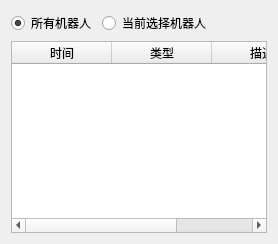
            <widget class="QWidget" name="tab_robot_log">
             <attribute name="title">
              <string>运行信息</string>
             </attribute>
             <layout class="QVBoxLayout" name="verticalLayout_18">
              <item>
               <layout class="QHBoxLayout" name="horizontalLayout_5">
                <item>
                 <widget class="QRadioButton" name="radioButton_robot_all">
                  <property name="text">
                   <string>所有机器人</string>
                  </property>
                  <property name="checked">
                   <bool>true</bool>
                  </property>
                 </widget>
                </item>
                <item>
                 <widget class="QRadioButton" name="radioButton_robot_selected">
                  <property name="text">
                   <string>当前选择机器人</string>
                  </property>
                 </widget>
                </item>
                <item>
                 <spacer name="horizontalSpacer_10">
                  <property name="orientation">
                   <enum>Qt::Horizontal</enum>
                  </property>
                  <property name="sizeHint" stdset="0">
                   <size>
                    <width>40</width>
                    <height>20</height>
                   </size>
                  </property>
                 </spacer>
                </item>
               </layout>
              </item>
              <item>
               <widget class="QTableWidget" name="tableWidget_log_info">
                <attribute name="horizontalHeaderCascadingSectionResizes">
                 <bool>true</bool>
                </attribute>
                <attribute name="verticalHeaderVisible">
                 <bool>false</bool>
                </attribute>
                <column>
                 <property name="text">
                  <string>时间</string>
                 </property>
                </column>
                <column>
                 <property name="text">
                  <string>类型</string>
                 </property>
                </column>
                <column>
                 <property name="text">
                  <string>描述</string>
                 </property>
                </column>
               </widget>
              </item>
             </layout>
            </widget>
